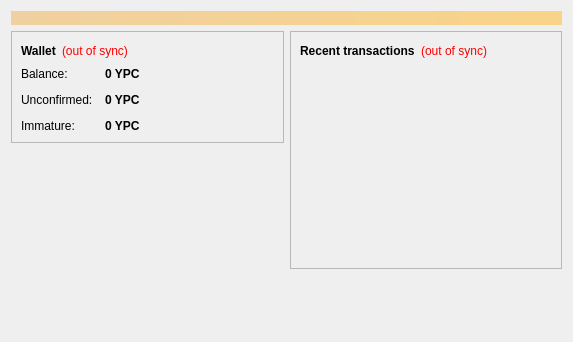
<?xml version="1.0" encoding="UTF-8"?>
<ui version="4.0">
 <class>OverviewPage</class>
 <widget class="QWidget" name="OverviewPage">
  <property name="geometry">
   <rect>
    <x>0</x>
    <y>0</y>
    <width>573</width>
    <height>342</height>
   </rect>
  </property>
  <property name="windowTitle">
   <string>Form</string>
  </property>
  <layout class="QVBoxLayout" name="topLayout">
   <item>
    <widget class="QLabel" name="labelAlerts">
     <property name="visible">
      <bool>false</bool>
     </property>
     <property name="styleSheet">
      <string notr="true">background-color: qlineargradient(x1: 0, y1: 0, x2: 1, y2: 0, stop:0 #F0D0A0, stop:1 #F8D488); color:#000000;</string>
     </property>
     <property name="wordWrap">
      <bool>true</bool>
     </property>
     <property name="margin">
      <number>3</number>
     </property>
    </widget>
   </item>
   <item>
    <layout class="QHBoxLayout" name="horizontalLayout" stretch="1,1">
     <item>
      <layout class="QVBoxLayout" name="verticalLayout_2">
       <item>
        <widget class="QFrame" name="frame">
         <property name="frameShape">
          <enum>QFrame::StyledPanel</enum>
         </property>
         <property name="frameShadow">
          <enum>QFrame::Raised</enum>
         </property>
         <layout class="QVBoxLayout" name="verticalLayout_4">
          <item>
           <layout class="QHBoxLayout" name="horizontalLayout_4">
            <item>
             <widget class="QLabel" name="label_5">
              <property name="font">
               <font>
                <weight>75</weight>
                <bold>true</bold>
               </font>
              </property>
              <property name="text">
               <string>Wallet</string>
              </property>
             </widget>
            </item>
            <item>
             <widget class="QLabel" name="labelWalletStatus">
              <property name="toolTip">
               <string>The displayed information may be out of date. Your wallet automatically synchronizes with the Ypcoin network after a connection is established, but this process has not completed yet.</string>
              </property>
              <property name="styleSheet">
               <string notr="true">QLabel { color: red; }</string>
              </property>
              <property name="text">
               <string notr="true">(out of sync)</string>
              </property>
              <property name="alignment">
               <set>Qt::AlignLeading|Qt::AlignLeft|Qt::AlignVCenter</set>
              </property>
             </widget>
            </item>
            <item>
             <spacer name="horizontalSpacer_2">
              <property name="orientation">
               <enum>Qt::Horizontal</enum>
              </property>
              <property name="sizeHint" stdset="0">
               <size>
                <width>40</width>
                <height>20</height>
               </size>
              </property>
             </spacer>
            </item>
           </layout>
          </item>
          <item>
           <layout class="QFormLayout" name="formLayout_2">
            <property name="fieldGrowthPolicy">
             <enum>QFormLayout::AllNonFixedFieldsGrow</enum>
            </property>
            <property name="horizontalSpacing">
             <number>12</number>
            </property>
            <property name="verticalSpacing">
             <number>12</number>
            </property>
            <item row="0" column="0">
             <widget class="QLabel" name="label">
              <property name="text">
               <string>Balance:</string>
              </property>
             </widget>
            </item>
            <item row="0" column="1">
             <widget class="QLabel" name="labelBalance">
              <property name="font">
               <font>
                <weight>75</weight>
                <bold>true</bold>
               </font>
              </property>
              <property name="cursor">
               <cursorShape>IBeamCursor</cursorShape>
              </property>
              <property name="toolTip">
               <string>Your current balance</string>
              </property>
              <property name="text">
               <string notr="true">0 YPC</string>
              </property>
              <property name="textInteractionFlags">
               <set>Qt::LinksAccessibleByMouse|Qt::TextSelectableByKeyboard|Qt::TextSelectableByMouse</set>
              </property>
             </widget>
            </item>
            <item row="1" column="0">
             <widget class="QLabel" name="label_3">
              <property name="text">
               <string>Unconfirmed:</string>
              </property>
             </widget>
            </item>
            <item row="1" column="1">
             <widget class="QLabel" name="labelUnconfirmed">
              <property name="font">
               <font>
                <weight>75</weight>
                <bold>true</bold>
               </font>
              </property>
              <property name="cursor">
               <cursorShape>IBeamCursor</cursorShape>
              </property>
              <property name="toolTip">
               <string>Total of transactions that have yet to be confirmed, and do not yet count toward the current balance</string>
              </property>
              <property name="text">
               <string notr="true">0 YPC</string>
              </property>
              <property name="textInteractionFlags">
               <set>Qt::LinksAccessibleByMouse|Qt::TextSelectableByKeyboard|Qt::TextSelectableByMouse</set>
              </property>
             </widget>
            </item>
            <item row="2" column="0">
             <widget class="QLabel" name="labelImmatureText">
              <property name="text">
               <string>Immature:</string>
              </property>
             </widget>
            </item>
            <item row="2" column="1">
             <widget class="QLabel" name="labelImmature">
              <property name="font">
               <font>
                <weight>75</weight>
                <bold>true</bold>
               </font>
              </property>
              <property name="toolTip">
               <string>Mined balance that has not yet matured</string>
              </property>
              <property name="text">
               <string notr="true">0 YPC</string>
              </property>
              <property name="textInteractionFlags">
               <set>Qt::LinksAccessibleByMouse|Qt::TextSelectableByKeyboard|Qt::TextSelectableByMouse</set>
              </property>
             </widget>
            </item>
           </layout>
          </item>
         </layout>
        </widget>
       </item>
       <item>
        <spacer name="verticalSpacer">
         <property name="orientation">
          <enum>Qt::Vertical</enum>
         </property>
         <property name="sizeHint" stdset="0">
          <size>
           <width>20</width>
           <height>40</height>
          </size>
         </property>
        </spacer>
       </item>
      </layout>
     </item>
     <item>
      <layout class="QVBoxLayout" name="verticalLayout_3">
       <item>
        <widget class="QFrame" name="frame_2">
         <property name="frameShape">
          <enum>QFrame::StyledPanel</enum>
         </property>
         <property name="frameShadow">
          <enum>QFrame::Raised</enum>
         </property>
         <layout class="QVBoxLayout" name="verticalLayout">
          <item>
           <layout class="QHBoxLayout" name="horizontalLayout_2">
            <item>
             <widget class="QLabel" name="label_4">
              <property name="text">
               <string>&lt;b&gt;Recent transactions&lt;/b&gt;</string>
              </property>
             </widget>
            </item>
            <item>
             <widget class="QLabel" name="labelTransactionsStatus">
              <property name="toolTip">
               <string>The displayed information may be out of date. Your wallet automatically synchronizes with the Ypcoin network after a connection is established, but this process has not completed yet.</string>
              </property>
              <property name="styleSheet">
               <string notr="true">QLabel { color: red; }</string>
              </property>
              <property name="text">
               <string notr="true">(out of sync)</string>
              </property>
              <property name="alignment">
               <set>Qt::AlignRight|Qt::AlignTrailing|Qt::AlignVCenter</set>
              </property>
             </widget>
            </item>
            <item>
             <spacer name="horizontalSpacer">
              <property name="orientation">
               <enum>Qt::Horizontal</enum>
              </property>
              <property name="sizeHint" stdset="0">
               <size>
                <width>40</width>
                <height>20</height>
               </size>
              </property>
             </spacer>
            </item>
           </layout>
          </item>
          <item>
           <widget class="QListView" name="listTransactions">
            <property name="styleSheet">
             <string notr="true">QListView { background: transparent; }</string>
            </property>
            <property name="frameShape">
             <enum>QFrame::NoFrame</enum>
            </property>
            <property name="verticalScrollBarPolicy">
             <enum>Qt::ScrollBarAlwaysOff</enum>
            </property>
            <property name="horizontalScrollBarPolicy">
             <enum>Qt::ScrollBarAlwaysOff</enum>
            </property>
            <property name="selectionMode">
             <enum>QAbstractItemView::NoSelection</enum>
            </property>
           </widget>
          </item>
         </layout>
        </widget>
       </item>
       <item>
        <spacer name="verticalSpacer_2">
         <property name="orientation">
          <enum>Qt::Vertical</enum>
         </property>
         <property name="sizeHint" stdset="0">
          <size>
           <width>20</width>
           <height>40</height>
          </size>
         </property>
        </spacer>
       </item>
      </layout>
     </item>
    </layout>
   </item>
  </layout>
 </widget>
 <resources/>
 <connections/>
</ui>
